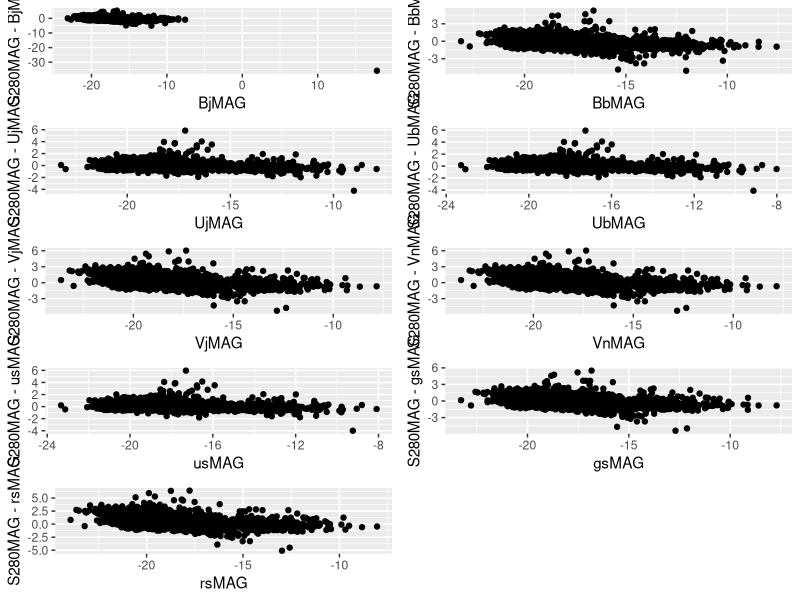
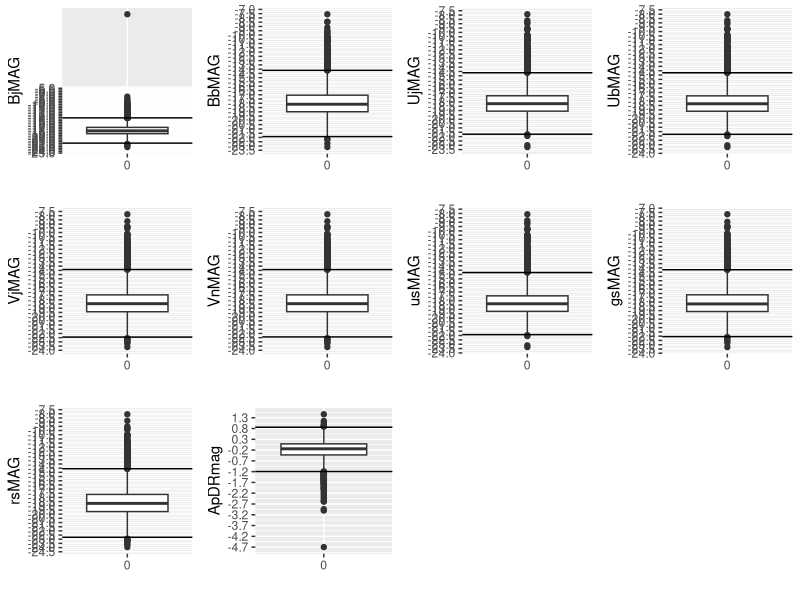
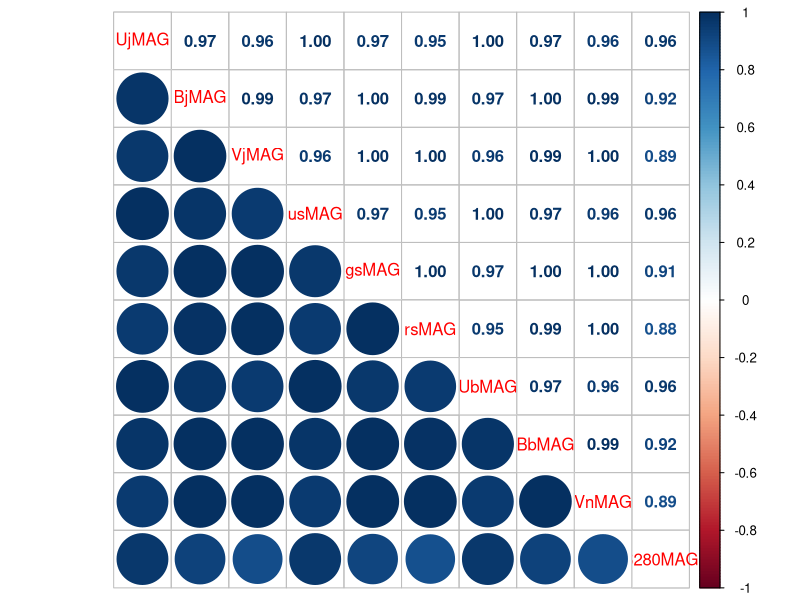
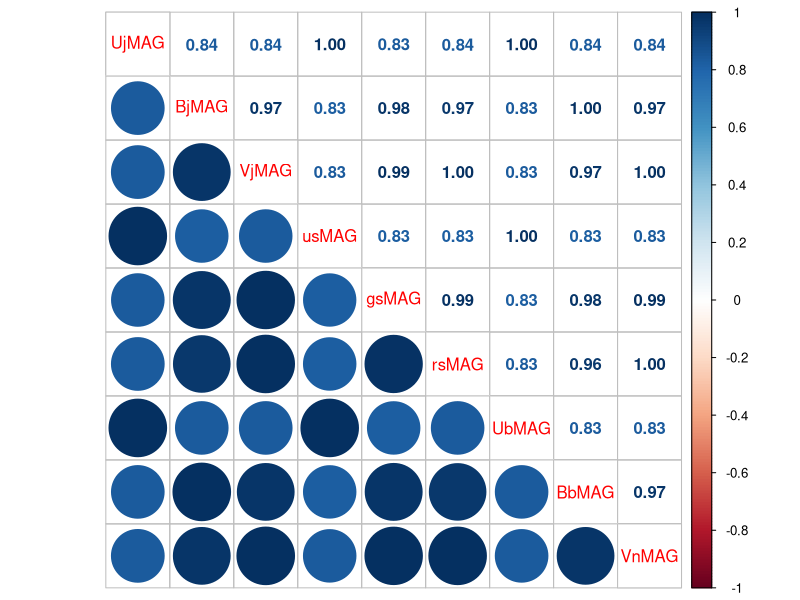

Source code (R) for these figures, in order:
## ---- chunk 1
glx <- read.csv("COMBO17.csv", header = T, stringsAsFactors = F)
## ---- chunk 2
str(glx)
## ---- chunk 3
glx$e.W420FE <- as.numeric(glx$e.W420FE)
## ---- chunk 4
library(ggplot2)
library(gridExtra)

p1 <- qplot(BjMAG, S280MAG-BjMAG, data = glx)
p2 <- qplot(BbMAG, S280MAG-BbMAG, data = glx)
p3 <- qplot(UjMAG, S280MAG-UjMAG, data = glx)
p4 <- qplot(UbMAG, S280MAG-UbMAG, data = glx)
p5 <- qplot(VjMAG, S280MAG-VjMAG, data = glx)
p6 <- qplot(VnMAG, S280MAG-VnMAG, data = glx)
p7 <- qplot(usMAG, S280MAG-usMAG, data = glx)
p8 <- qplot(gsMAG, S280MAG-gsMAG, data = glx)
p9 <- qplot(rsMAG, S280MAG-rsMAG, data = glx)
grid.arrange(p1, p2, p3, p4, p5, p6, p7, p8, p9, ncol=2, nrow=5)
## ---- chunk 5
glx_sin_outliers <- glx[!apply(sapply(glx[,-1], function(x) { abs(scale(x)) >= 3 }), 1, any), ]

# porcentaje de outliers que quitamos
(nrow(glx) - nrow(glx_sin_outliers)) / nrow(glx) * 100
## ---- chunk 6
limite_inferior_boxplot <- function(magnitud) { q <- quantile(magnitud, na.rm=TRUE); return (q[2] - (q[4] - q[2]) * 1.5) }
limite_superior_boxplot <- function(magnitud) { q <- quantile(magnitud, na.rm=TRUE); return (q[4] + (q[4] - q[2]) * 1.5) }

nros_ejes <- scale_y_continuous(breaks = round(seq(-30, -5, by = 0.5), 1))

b1 <-  qplot(factor(0), BjMAG,   geom = "boxplot", xlab="", data=glx) + geom_hline(yintercept=limite_inferior_boxplot(glx$BjMAG))   + geom_hline(yintercept=limite_superior_boxplot(glx$BjMAG)) + nros_ejes
b2 <-  qplot(factor(0), BbMAG,   geom = "boxplot", xlab="", data=glx) + geom_hline(yintercept=limite_inferior_boxplot(glx$BbMAG))   + geom_hline(yintercept=limite_superior_boxplot(glx$BbMAG)) + nros_ejes
b3 <-  qplot(factor(0), UjMAG,   geom = "boxplot", xlab="", data=glx) + geom_hline(yintercept=limite_inferior_boxplot(glx$UjMAG))   + geom_hline(yintercept=limite_superior_boxplot(glx$UjMAG)) + nros_ejes
b4 <-  qplot(factor(0), UbMAG,   geom = "boxplot", xlab="", data=glx) + geom_hline(yintercept=limite_inferior_boxplot(glx$UbMAG))   + geom_hline(yintercept=limite_superior_boxplot(glx$UbMAG)) + nros_ejes
b5 <-  qplot(factor(0), VjMAG,   geom = "boxplot", xlab="", data=glx) + geom_hline(yintercept=limite_inferior_boxplot(glx$VjMAG))   + geom_hline(yintercept=limite_superior_boxplot(glx$VjMAG)) + nros_ejes
b6 <-  qplot(factor(0), VnMAG,   geom = "boxplot", xlab="", data=glx) + geom_hline(yintercept=limite_inferior_boxplot(glx$VnMAG))   + geom_hline(yintercept=limite_superior_boxplot(glx$VnMAG)) + nros_ejes
b7 <-  qplot(factor(0), usMAG,   geom = "boxplot", xlab="", data=glx) + geom_hline(yintercept=limite_inferior_boxplot(glx$usMAG))   + geom_hline(yintercept=limite_superior_boxplot(glx$usMAG)) + nros_ejes
b8 <-  qplot(factor(0), gsMAG,   geom = "boxplot", xlab="", data=glx) + geom_hline(yintercept=limite_inferior_boxplot(glx$gsMAG))   + geom_hline(yintercept=limite_superior_boxplot(glx$gsMAG)) + nros_ejes
b9 <-  qplot(factor(0), rsMAG,   geom = "boxplot", xlab="", data=glx) + geom_hline(yintercept=limite_inferior_boxplot(glx$rsMAG))   + geom_hline(yintercept=limite_superior_boxplot(glx$rsMAG)) + nros_ejes
b10 <- qplot(factor(0), ApDRmag, geom = "boxplot", xlab="", data=glx) + geom_hline(yintercept=limite_inferior_boxplot(glx$ApDRmag)) + geom_hline(yintercept=limite_superior_boxplot(glx$ApDRmag)) + scale_y_continuous(breaks = round(seq(min(glx$ApDRmag), max(glx$ApDRmag), by = 0.5), 1))
grid.arrange(b1, b2, b3, b4, b5, b6, b7, b8, b9, b10, ncol=4, nrow=3)
## ---- chunk 7
glx_sin_outliers <- subset(glx, ApDRmag > -3.2)
glx_sin_outliers <- subset(glx_sin_outliers, BjMAG < -7.0)
## ---- chunk 8
glx_sin_outliers <- subset(glx_sin_outliers, BbMAG < -9.0)
glx_sin_outliers <- subset(glx_sin_outliers, UjMAG < -10.0)
glx_sin_outliers <- subset(glx_sin_outliers, UbMAG < -10.0)
glx_sin_outliers <- subset(glx_sin_outliers, VjMAG < -10.0)
glx_sin_outliers <- subset(glx_sin_outliers, VnMAG < -10.0)
glx_sin_outliers <- subset(glx_sin_outliers, usMAG < -10.0)
glx_sin_outliers <- subset(glx_sin_outliers, gsMAG < -9.0)
glx_sin_outliers <- subset(glx_sin_outliers, rsMAG < -9.0)

# outliers quitados
nrow(glx) - nrow(glx_sin_outliers)
## ---- chunk 9
apply(glx_sin_outliers, 2, function(x) anyNA(x))
## ---- chunk 10
faltantes_S280MAG <- which(is.na(glx_sin_outliers$S280MAG))
length(faltantes_S280MAG)
## ---- chunk 11
faltantes_e.280MA <- which(is.na(glx_sin_outliers$e.S280MA))
length(faltantes_e.280MA)
## ---- chunk 12
faltantes_e.W420FE <- which(is.na(glx_sin_outliers$e.W420FE))
length(faltantes_e.W420FE)
## ---- chunk 13
variables_de_interes <- c(1,2,3,4,10:29)
names(glx_sin_outliers)[variables_de_interes]

glx_sin_faltantes <- glx_sin_outliers[complete.cases(glx_sin_outliers[,variables_de_interes]),]

# registros eliminados
nrow(glx_sin_outliers) - nrow(glx_sin_faltantes)
## ---- chunk 14
espectrales <- c(10,12,14,16,18,20,22,24,26,28)
variables_de_magnitud_absoluta_en_reposo <- glx_sin_faltantes[, espectrales]
head(variables_de_magnitud_absoluta_en_reposo)
## ---- chunk 15
library(corrplot)
correlaciones <- cor(variables_de_magnitud_absoluta_en_reposo)
# corrplot(correlaciones, method="circle", type="lower")
corrplot.mixed(correlaciones, lower="circle", upper="number")
## ---- chunk 16
variables_de_magnitud_absoluta_en_reposo_normalizadas <- sweep(variables_de_magnitud_absoluta_en_reposo[,1:9], 1, variables_de_magnitud_absoluta_en_reposo$S280MAG, `-`)
head(variables_de_magnitud_absoluta_en_reposo_normalizadas)
## ---- chunk 17
correlaciones_de_normalizadas <- cor(variables_de_magnitud_absoluta_en_reposo_normalizadas)
# corrplot(correlaciones_de_normalizadas, method="circle", type="lower")
corrplot.mixed(correlaciones_de_normalizadas, lower="circle", upper="number")
